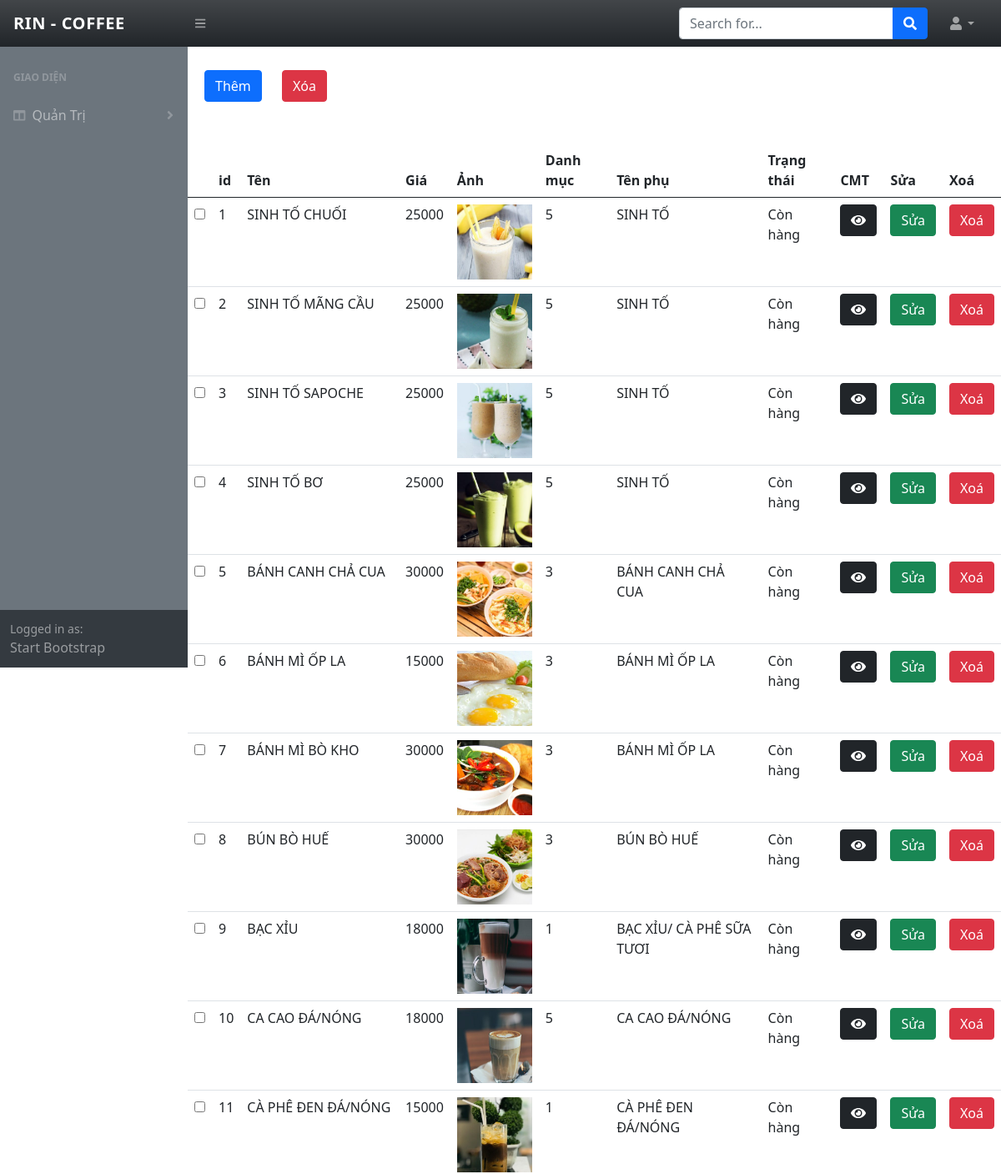
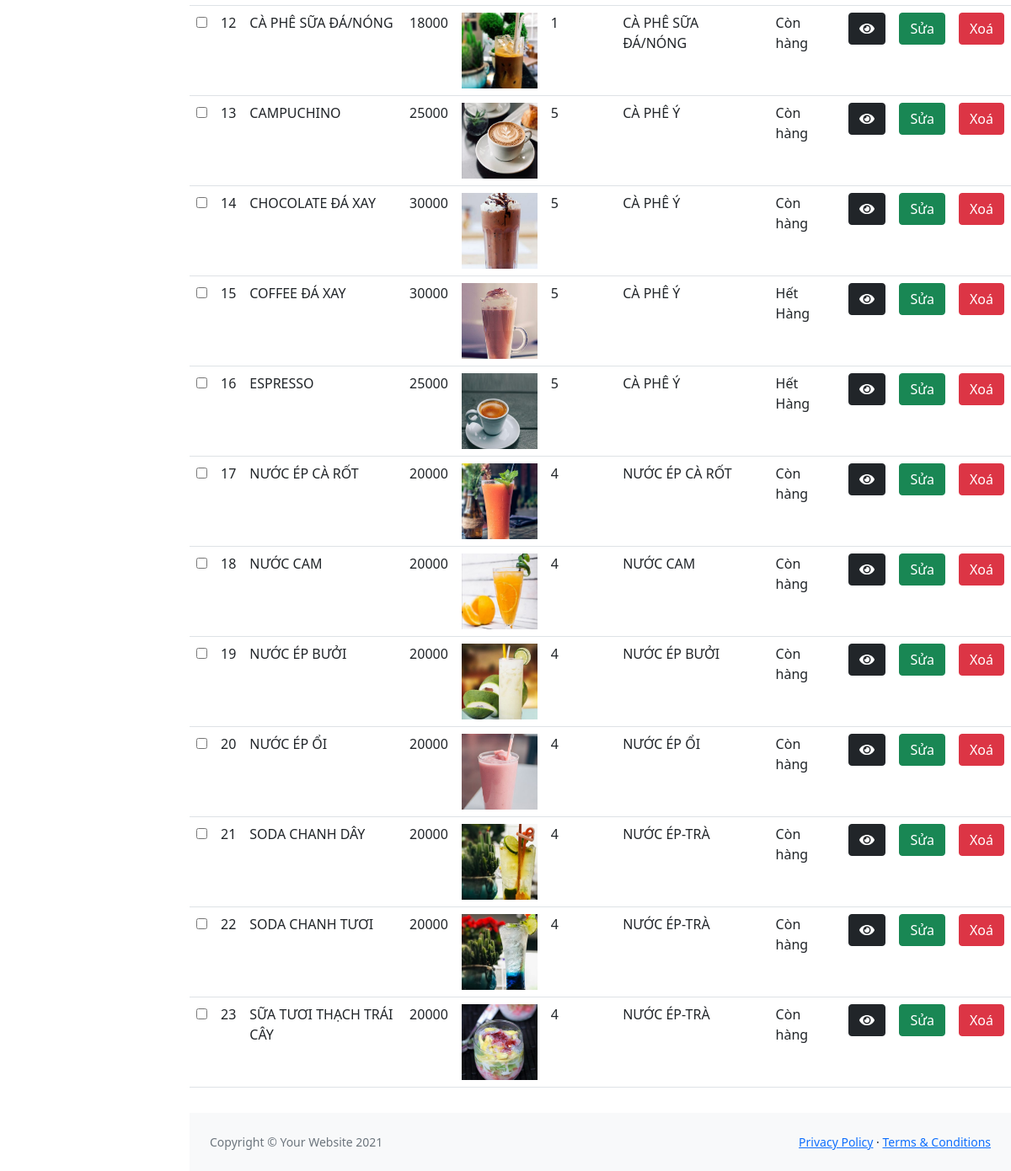
The page /admin/sanpham/admin_list.php on the database its author committed (2 pictures, top to bottom).
### tables this page shows
CREATE TABLE `san_pham` (
  `id` int(11) NOT NULL,
  `name` varchar(255) NOT NULL,
  `price` float NOT NULL,
  `img` varchar(255) NOT NULL,
  `trang_thai` int(11) NOT NULL DEFAULT 0,
  `iddm` int(11) NOT NULL,
  `name_phu` varchar(255) NOT NULL
);

CREATE TABLE `danh_muc` (
  `iddm` int(11) NOT NULL,
  `name_cate` varchar(255) NOT NULL
);

### php/confice/db.php (called while the page is built, shortened)
<?php
    function return_array($sql){
        $connect = new mysqli(HOST,USERNAME,PASSWORD,DATABASE);
        mysqli_set_charset($connect, 'utf-8');
        $result = mysqli_query($connect,$sql);
        $data_list = [];
        while($row = mysqli_fetch_array($result, 1)){
            $data_list[] = $row;
        }
        return $data_list;
    }

### admin/sanpham/admin_list.php (the view, shortened to what this page needs)
<?php
require_once "../../php/confice/db.php";
$query = "SELECT * FROM `san_pham` INNER JOIN `danh_muc` ON san_pham.iddm = danh_muc.iddm";
$data_product = return_array($query);
$index = 1;
require_once "../../admin/layout_admin/header.php";
?>
<button type="button" class="btn btn-primary" data-bs-toggle="modal" data-bs-target="#exampleModal" style="margin: 20px;">
    Thêm
</button>
<table class="table" style="margin: 30px 0px">
    <thead>
        <tr>
            <th></th>
            <th scope="col">id</th>
            <th scope="col">Tên</th>
            <th scope="col">Giá</th>
            <th scope="col">Ảnh</th>
            <th scope="col">Danh mục</th>
            <th scope="col">Tên phụ</th>
            <th scope="col">Trạng thái</th>
            <th>CMT</th>
            <th scope="col">Sửa</th>
            <th scope="col">Xoá</th>
        </tr>
    </thead>
    <tbody>
        <form action="./deleteMorePr.php" method="POST">
            <?php foreach ($data_product as $key) { ?>
                <tr>
                    <td><input type="checkbox" value="<?= $key['id'] ?>" name="id_check[]" id=""></td>
                    <td><?= $index++ ?></td>
                    <td><?= $key['name'] ?></td>
                    <td><?= $key['price'] ?></td>
                    <td><img width="90px" src="image/<?= $key['img'] ?>" alt=""></td>
                    <td><?= $key['iddm'] ?></td>
                    <td><?= $key['name_phu'] ?></td>
                    <td>
                        <?php if ($key['trang_thai'] == 0) {
                            echo "Còn hàng";
                        } else {
                            echo "Hết Hàng";
                        } ?>
                    </td>
                    <td> <a href="./../binhluan/admin_bl.php?id=<?= $key['id'] ?>" class="btn btn-dark"><i class="fas fa-eye"></i></a></td>
                    <td><a class="btn btn-success" href="edit.php?id=<?php echo $key['id']; ?>">Sửa</a></td>
                    <td><a class="btn btn-danger" onclick="return confirm('Bạn có muốn xoá khum')" href="delete.php?id=<?php echo $key['id']; ?>">Xoá</a></td>
                </tr>
            <?php } ?>
            <button class="btn btn-danger" onclick="return confirm('Bạn có muốn xoá những sản phẩm này khum')" type="submit">Xóa</button>
        </form>
    </tbody>
</table>
<?php
require_once "../../admin/layout_admin/footer.php";
?>

### rows shown on the page
san_pham: name "SINH TỐ CHUỐI", price "25000", img (picture), iddm.iddm "5", name_phu "SINH TỐ", trang_thai "Còn hàng"
san_pham: name "SINH TỐ MÃNG CẦU", price "25000", img (picture), iddm.iddm "5", name_phu "SINH TỐ", trang_thai "Còn hàng"
san_pham: name "SINH TỐ SAPOCHE", price "25000", img (picture), iddm.iddm "5", name_phu "SINH TỐ", trang_thai "Còn hàng"
san_pham: name "SINH TỐ BƠ", price "25000", img (picture), iddm.iddm "5", name_phu "SINH TỐ", trang_thai "Còn hàng"
san_pham: name "BÁNH CANH CHẢ CUA", price "30000", img (picture), iddm.iddm "3", name_phu "BÁNH CANH CHẢ CUA", trang_thai "Còn hàng"
san_pham: name "BÁNH MÌ ỐP LA", price "15000", img (picture), iddm.iddm "3", name_phu "BÁNH MÌ ỐP LA", trang_thai "Còn hàng"
san_pham: name "BÁNH MÌ BÒ KHO", price "30000", img (picture), iddm.iddm "3", name_phu "BÁNH MÌ ỐP LA", trang_thai "Còn hàng"
san_pham: name "BÚN BÒ HUẾ", price "30000", img (picture), iddm.iddm "3", name_phu "BÚN BÒ HUẾ", trang_thai "Còn hàng"
san_pham: name "BẠC XỈU", price "18000", img (picture), iddm.iddm "1", name_phu "BẠC XỈU/ CÀ PHÊ SỮA TƯƠI", trang_thai "Còn hàng"
san_pham: name "CA CAO ĐÁ/NÓNG", price "18000", img (picture), iddm.iddm "5", name_phu "CA CAO ĐÁ/NÓNG", trang_thai "Còn hàng"
san_pham: name "CÀ PHÊ ĐEN ĐÁ/NÓNG", price "15000", img (picture), iddm.iddm "1", name_phu "CÀ PHÊ ĐEN ĐÁ/NÓNG", trang_thai "Còn hàng"
san_pham: name "CÀ PHÊ SỮA ĐÁ/NÓNG", price "18000", img (picture), iddm.iddm "1", name_phu "CÀ PHÊ SỮA ĐÁ/NÓNG", trang_thai "Còn hàng"
san_pham: name "CAMPUCHINO", price "25000", img (picture), iddm.iddm "5", name_phu "CÀ PHÊ Ý", trang_thai "Còn hàng"
san_pham: name "CHOCOLATE ĐÁ XAY", price "30000", img (picture), iddm.iddm "5", name_phu "CÀ PHÊ Ý", trang_thai "Còn hàng"
san_pham: name "COFFEE ĐÁ XAY", price "30000", img (picture), iddm.iddm "5", name_phu "CÀ PHÊ Ý", trang_thai "Hết Hàng"
san_pham: name "ESPRESSO", price "25000", img (picture), iddm.iddm "5", name_phu "CÀ PHÊ Ý", trang_thai "Hết Hàng"
san_pham: name "NƯỚC ÉP CÀ RỐT", price "20000", img (picture), iddm.iddm "4", name_phu "NƯỚC ÉP CÀ RỐT", trang_thai "Còn hàng"
san_pham: name "NƯỚC CAM", price "20000", img (picture), iddm.iddm "4", name_phu "NƯỚC CAM", trang_thai "Còn hàng"
san_pham: name "NƯỚC ÉP BƯỞI", price "20000", img (picture), iddm.iddm "4", name_phu "NƯỚC ÉP BƯỞI", trang_thai "Còn hàng"
san_pham: name "NƯỚC ÉP ỔI", price "20000", img (picture), iddm.iddm "4", name_phu "NƯỚC ÉP ỔI", trang_thai "Còn hàng"
san_pham: name "SODA CHANH DÂY", price "20000", img (picture), iddm.iddm "4", name_phu "NƯỚC ÉP-TRÀ", trang_thai "Còn hàng"
san_pham: name "SODA CHANH TƯƠI", price "20000", img (picture), iddm.iddm "4", name_phu "NƯỚC ÉP-TRÀ", trang_thai "Còn hàng"
san_pham: name "SỮA TƯƠI THẠCH TRÁI CÂY", price "20000", img (picture), iddm.iddm "4", name_phu "NƯỚC ÉP-TRÀ", trang_thai "Còn hàng"
